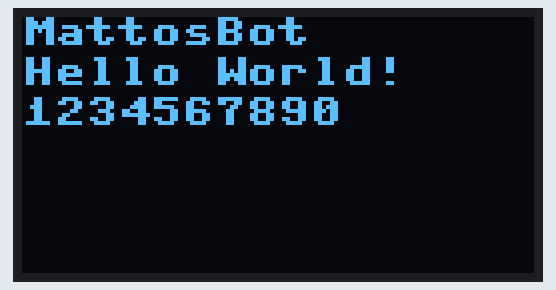
Simulated run of this program. Board: ESP32 board running MicroPython. Shown: 128×64 one-colour display. Library files of the repository ran but are not shown: ssd1306.py. At 11.7 s the program stops and its outputs stay as they are.

Above: at 0.1 s.
At 5.2 s:
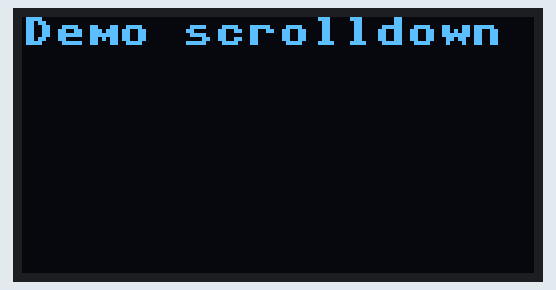
At 5.9 s:
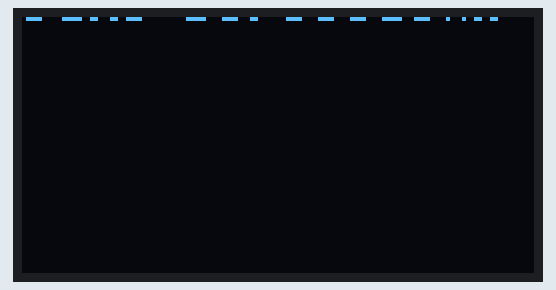
At 9.8 s:
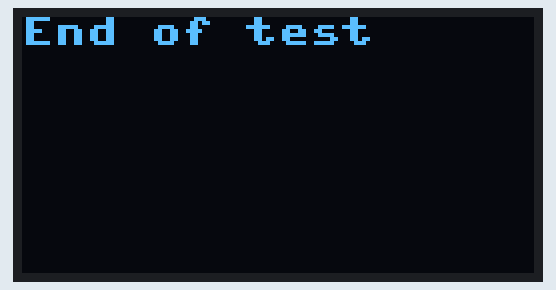

The program:

oled_test.py
```python
# oled_test.py

from machine import Pin, I2C
import time
import ssd1306  # Este es el driver que subiste

# Ajusta segun tu display y pines
i2c = I2C(0, scl=Pin(22), sda=Pin(21))
# Para ESP32, a veces necesitas: I2C(1, ...)
# o I2C(freq=400000, scl=Pin(22), sda=Pin(21))
# Pero normalmente I2C(0, scl=Pin(22), sda=Pin(21)) esta bien

oled_width = 128
oled_height = 64

oled = ssd1306.SSD1306_I2C(oled_width, oled_height, i2c)

def test_oled():
    oled.fill(0)  # Limpia la pantalla (0 = negro)
    oled.text("MattosBot", 0, 0)
    oled.text("Hello World!", 0, 10)
    oled.text("1234567890", 0, 20)
    oled.show()
    time.sleep(5)

    # Desplazar el texto o dibujar algo
    oled.fill(0)
    oled.text("Demo scrolldown", 0, 0)
    oled.show()
    for y in range(10, 50, 2):
        oled.scroll(0, -2)
        time.sleep(.2)
        oled.show()

    oled.fill(0)
    oled.text("End of test", 0, 0)
    oled.show()
    time.sleep(2)

test_oled()
```
